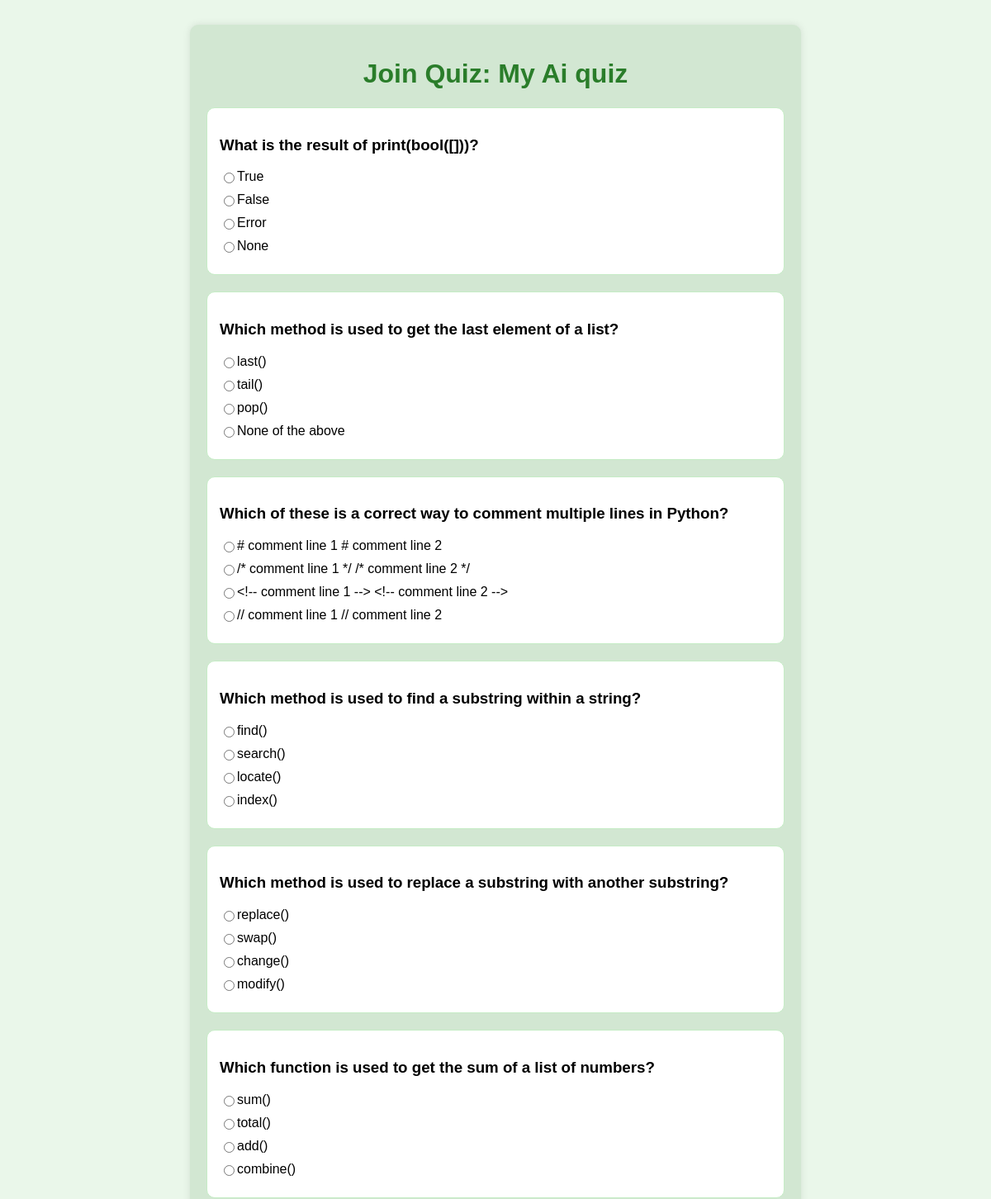
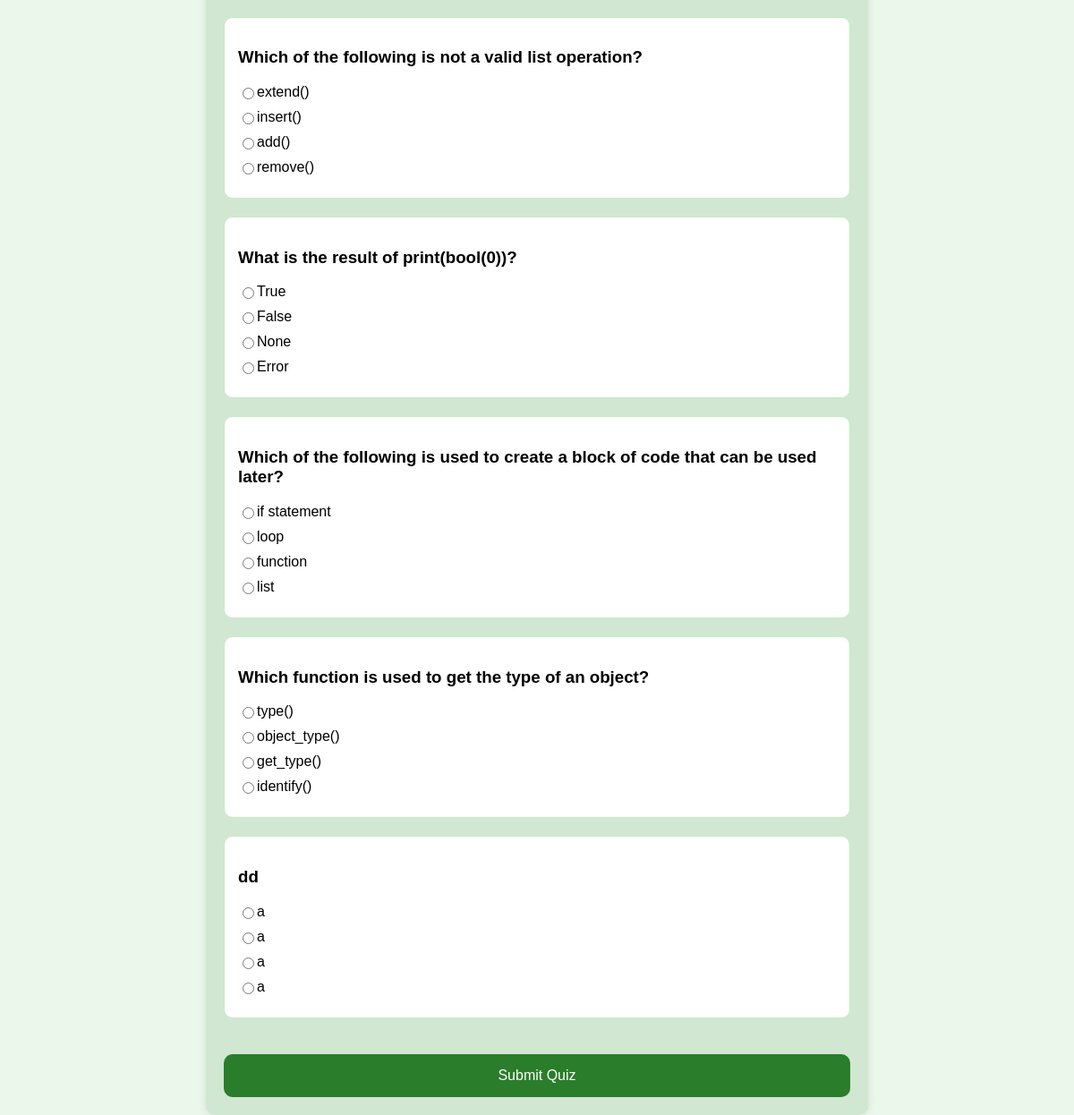
Screenshot of /q/join/568131/ (signed in) with the database file from the repository (2 pictures, top to bottom).
### q/models.py (models this page shows, shortened)
class Quiz(models.Model):
    title = models.CharField(max_length=255)
    code = models.IntegerField(unique=True, editable=False, null=True, blank=True)
    host = models.ForeignKey(User, on_delete=models.CASCADE)
    created_at = models.DateTimeField(auto_now_add=True)

class Question(models.Model):
    quiz = models.ForeignKey(Quiz, related_name='questions', on_delete=models.CASCADE)
    question_text = models.TextField()
    option1 = models.CharField(max_length=255)
    option2 = models.CharField(max_length=255)
    option3 = models.CharField(max_length=255)
    option4 = models.CharField(max_length=255)
    correct_option = models.CharField(max_length=255)

### q/views.py (the view, shortened to what this page needs)
# urls.py: path('join/<str:code>/', views.join_quiz, name='join_quiz'),
@login_required
def join_quiz(request, code):
    quiz = get_object_or_404(Quiz, code=code)
    return render(request, 'join_quiz.html', {'quiz': quiz})

### q/templates/join_quiz.html (shortened to what this page needs)
<!DOCTYPE html>
<html lang="en">
<head>
    {% load static %}
    <link rel="stylesheet" href="{% static "/css/quiz-v2.css" %}">
</head>
<body>
    <div class="quiz-container">
        <h1>Join Quiz: {{ quiz.title }}</h1>
        <form method="POST">
            {% for question in quiz.questions.all %}
            <div id="questionsContainer">
                <div class="question-block" id="question1">
                    <h3>{{ question.question_text }}</h3>
                    <div class="options-container">
                        <input type="radio" name="answers_{{ question.id }}" value="option1" required> {{ question.option1 }}
                    </div>
                    <div class="options-container">
                        <input type="radio" name="answers_{{ question.id }}" value="option2" required> {{ question.option2 }}
                    </div>
                    <div class="options-container">
                        <input type="radio" name="answers_{{ question.id }}" value="option3" required> {{ question.option3 }}
                    </div>
                    <div class="options-container">
                        <input type="radio" name="answers_{{ question.id }}" value="option4" required> {{ question.option4 }}
                    </div>
                </div>
            </div>
            {% endfor %}
            <button type="submit" id="submitQuizBtn">Submit Quiz</button>
        </form>
    </div>
</body>
</html>

### q/static/css/quiz-v2.css (style rules this page uses)
body { font-family: Arial, sans-serif; background-color: #EAF7EA; margin: 30px 0 0 0; padding: 0; display: flex; justify-content: center; align-items: flex-start; min-height: 100vh; overflow-y: auto; }
.quiz-container { background-color: #D2E7D2; padding: 20px; border-radius: 10px; box-shadow: 0 0 10px rgba(0, 0, 0, 0.1); width: 90%; max-width: 700px; overflow-y: auto; }
.quiz-container h1 { text-align: center; color: #2A7D2A; }
.question-block { background-color: #FFFFFF; padding: 15px; border-radius: 10px; margin-bottom: 20px; border: 1px solid #C5ECC5; }
.options-container { display: flex; align-items: center; margin-bottom: 10px; }
#addQuestionBtn, #submitQuizBtn { width: 100%; padding: 15px; border-radius: 10px; border: none; cursor: pointer; font-size: 16px; margin-top: 20px; }
#submitQuizBtn { background-color: #2A7D2A; color: white; }

### rows the page displays
Quiz: title "My Ai quiz"
Question: question_text "What is the result of print(bool([]))?", option1 "True", option2 "False", option3 "Error", option4 "None"
Question: question_text "Which method is used to get the last element of a list?", option1 "last()", option2 "tail()", option3 "pop()", option4 "None of the above"
Question: question_text "Which of these is a correct way to comment multiple lines in Python?", option1 "# comment line 1 # comment line 2", option2 "/* comment line 1 */ /* comment line 2 */", option3 "<!-- comment line 1 --> <!-- comment line 2 -->", option4 "// comment line 1 // comment line 2"
Question: question_text "Which method is used to find a substring within a string?", option1 "find()", option2 "search()", option3 "locate()", option4 "index()"
Question: question_text "Which method is used to replace a substring with another substring?", option1 "replace()", option2 "swap()", option3 "change()", option4 "modify()"
Question: question_text "Which function is used to get the sum of a list of numbers?", option1 "sum()", option2 "total()", option3 "add()", option4 "combine()"
Question: question_text "Which of the following is not a valid list operation?", option1 "extend()", option2 "insert()", option3 "add()", option4 "remove()"
Question: question_text "What is the result of print(bool(0))?", option1 "True", option2 "False", option3 "None", option4 "Error"
Question: question_text "Which of the following is used to create a block of code that can be used later?", option1 "if statement", option2 "loop", option3 "function", option4 "list"
Question: question_text "Which function is used to get the type of an object?", option1 "type()", option2 "object_type()", option3 "get_type()", option4 "identify()"
Question: question_text "dd", option1 "a", option2 "a", option3 "a", option4 "a"
